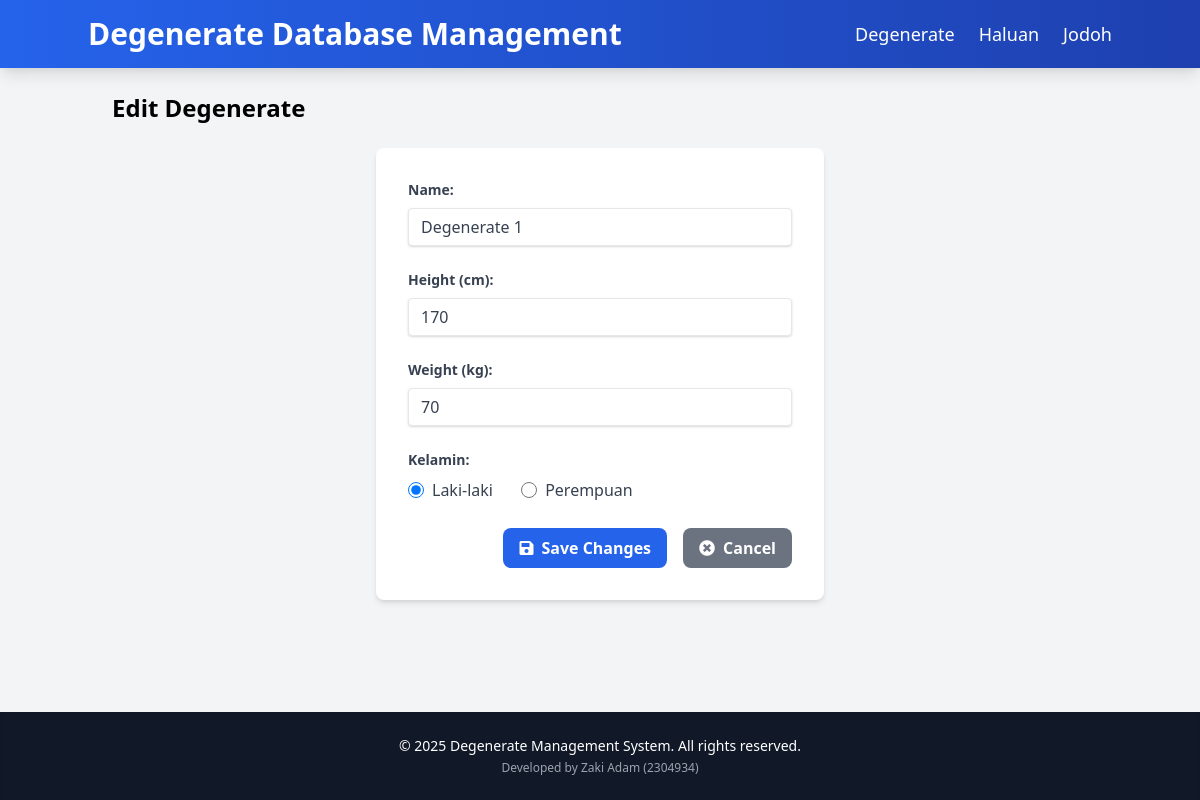
Page /index.php?entity=degenerate&action=edit&id=1 on the committed database.
### tables this page shows
CREATE TABLE degenerate (
    id INT AUTO_INCREMENT PRIMARY KEY,
    name VARCHAR(100) NOT NULL,
    height INT NOT NULL,   
    weight INT NOT NULL,   
    kelamin ENUM('Laki-laki', 'Perempuan') NOT NULL   
);

### model/Degenerate.php (called while the page is built, shortened)
<?php
require_once 'config/Database.php';
class Dege
{
    private $conn;
    private $table = 'degenerate';
    public function __construct()
    {
        $database = new Database();
        $this->conn = $database->getConnection();
    }
    public function getById($id)
    {
        $query = "SELECT * FROM " . $this->table . " WHERE id = :id";
        $stmt = $this->conn->prepare($query);
        $stmt->bindParam(':id', $id);
        $stmt->execute();
        return $stmt->fetch(PDO::FETCH_ASSOC);
    }
}

### config/Database.php (called while the page is built, shortened)
<?php
class Database
{
    private $host = "localhost";
    private $username = "root";
    private $password = "";
    private $database = "db_jodoh";
    public function getConnection()
    {
        $this->conn = null;
        try {
            $this->conn = new PDO("mysql:host=" . $this->host . ";dbname=" . $this->database, $this->username, $this->password);
            $this->conn->setAttribute(PDO::ATTR_ERRMODE, PDO::ERRMODE_EXCEPTION);
        } catch (PDOException $e) {
            echo "Connection error: " . $e->getMessage();
        }
        return $this->conn;
    }
}

### viewmodel/DegenerateViewModel.php (called while the page is built, shortened)
<?php
require_once 'model/Degenerate.php';
class DegenerateViewModel
{
    private $degenerate;
    public function __construct()
    {
        $this->degenerate = new Dege();
    }
    public function getDegenerateById($id)
    {
        return $this->degenerate->getById($id);
    }
}

### views/degenerate_form.php (the view)
<?php
require_once 'views/template/header.php';
?>
<h2 class="text-2xl font-semibold mb-6"><?php echo isset($degenerate) ? 'Edit Degenerate' : 'Add New Degenerate'; ?></h2>
<div class="bg-white p-8 rounded-lg shadow-md max-w-md mx-auto">
    <form action="index.php?entity=degenerate&action=<?php echo isset($degenerate) ? 'update&id=' . htmlspecialchars($degenerate['id']) : 'save'; ?>" method="POST" class="space-y-6">
        <div>
            <label for="name" class="block text-gray-700 text-sm font-bold mb-2">Name:</label>
            <input type="text" id="name" name="name" value="<?php echo isset($degenerate) ? htmlspecialchars($degenerate['name']) : ''; ?>" class="shadow appearance-none border rounded w-full py-2 px-3 text-gray-700 leading-tight focus:outline-none focus:ring-2 focus:ring-blue-500 focus:border-transparent" required>
        </div>
        <div>
            <label for="height" class="block text-gray-700 text-sm font-bold mb-2">Height (cm):</label>
            <input type="number" id="height" name="height" value="<?php echo isset($degenerate) ? htmlspecialchars($degenerate['height']) : ''; ?>" class="shadow appearance-none border rounded w-full py-2 px-3 text-gray-700 leading-tight focus:outline-none focus:ring-2 focus:ring-blue-500 focus:border-transparent" required>
        </div>
        <div>
            <label for="weight" class="block text-gray-700 text-sm font-bold mb-2">Weight (kg):</label>
            <input type="number" id="weight" name="weight" value="<?php echo isset($degenerate) ? htmlspecialchars($degenerate['weight']) : ''; ?>" class="shadow appearance-none border rounded w-full py-2 px-3 text-gray-700 leading-tight focus:outline-none focus:ring-2 focus:ring-blue-500 focus:border-transparent" required>
        </div>
        <div>
            <label class="block text-gray-700 text-sm font-bold mb-2">Kelamin:</label>
            <div class="mt-2">
                <label class="inline-flex items-center mr-6">
                    <input type="radio" name="kelamin" value="Laki-laki"
                        <?php echo (isset($degenerate) && $degenerate['kelamin'] === 'Laki-laki') ? 'checked' : ''; ?>
                        class="form-radio text-blue-600 h-4 w-4">
                    <span class="ml-2 text-gray-700">Laki-laki</span>
                </label>
                <label class="inline-flex items-center">
                    <input type="radio" name="kelamin" value="Perempuan"
                        <?php echo (isset($degenerate) && $degenerate['kelamin'] === 'Perempuan') ? 'checked' : ''; ?>
                        class="form-radio text-pink-600 h-4 w-4">
                    <span class="ml-2 text-gray-700">Perempuan</span>
                </label>
            </div>
        </div>
        <div class="flex justify-end space-x-4 mt-6">
            <button type="submit" class="bg-blue-600 hover:bg-blue-700 text-white font-bold py-2 px-4 rounded-lg transition duration-300 focus:outline-none focus:shadow-outline flex items-center">
                <i class="fas fa-save mr-2"></i> Save Changes
            </button>
            <a href="index.php?entity=degenerate" class="bg-gray-500 hover:bg-gray-600 text-white font-bold py-2 px-4 rounded-lg transition duration-300 focus:outline-none focus:shadow-outline flex items-center">
                <i class="fas fa-times-circle mr-2"></i> Cancel
            </a>
        </div>
    </form>
</div>
<?php
require_once 'views/template/footer.php';
?>

### rows in the picture
degenerate: name "Degenerate 1", height "170", weight "70", kelamin "☑ Laki-laki", kelamin "☐ Perempuan"
